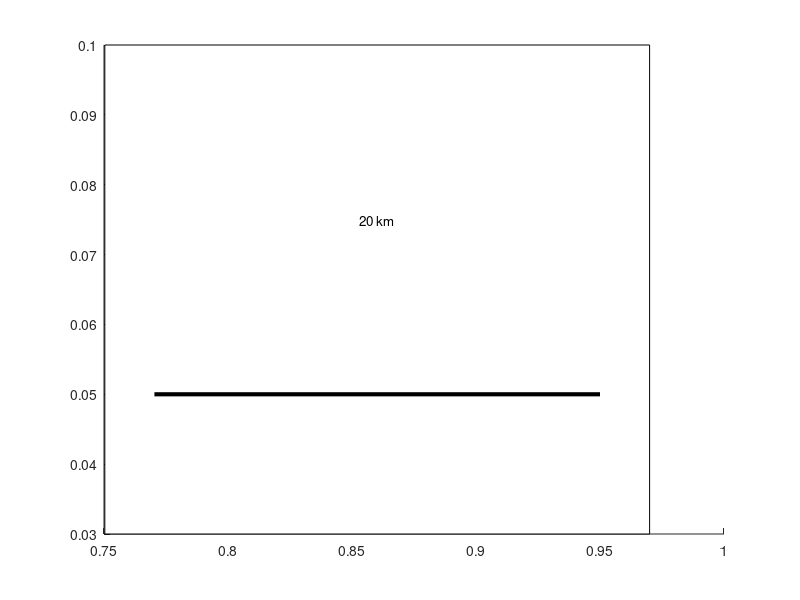

MATLAB code to generate this figure: (Note: this script raises an error after producing the figure.)
function h = makescale(varargin)
%MAKESCALE creates a scale for map data.
%
%   MAKESCALE creates a scale on the current axis based on the current axis
%       limits. The scale is made to occupy 1/5th of the map. It is placed
%       in the southeast corner of the map. The units will either be in
%       milimeters, meters or kilometers, depending on the size of the map.
%
%   MAKESCALE(H_AXIS) creates a scale on the axis specificed by the handle
%       H_AXIS based on the its axes limits. H_AXIS must be a scalar.
%
%   MAKESCALE('width', WIDTH) creates a scale made to occupy up to WIDTH 
%       of the map width.
%       WIDTH is bounded to be between 0.1 and 0.9.
%       If a larger value is passed in, 0.9 will be used. 
%       If a smaller value is passed in, 0.1 will be used.
%
%   MAKESCALE('location', LOCATION) places the scale in the location specified by
%       LOCATION. Acceptable values for location are as follows
%           'northeast'     'ne'
%           'northwest'     'nw'
%           'southeast'     'se'
%           'southwest'     'sw'
%           'north'         'n'
%           'south'         's'
%
%   MAKESCALE('units',UNITS) changes the units systems from SI to imperial
%       units. UNITS should be either 'si' or 'imp' The units displayed
%       are automatically switched between milimeters, meters, and
%       kilometers for the SI system, or between inches, feet, and statuate
%       miles for the imperial system.
%
%   H = MAKESCALE(...) outputs H, a 3x1 containing the handles of the of 
%       box, line, and text.
%
%   Any number of these input sets may be passed in any order.
%
%   The map scale will automatically be updated as the figure is zoomed,
%       panned, resized, or clicked on. It will not, however, be updated
%       upon using the commands "axis", "xlim", or "ylim" as these do not
%       have callback functionality.
%
%   Example:
%       load conus
%       figure
%       plot(uslon,uslat);
%       makeScale
%
%   Example: Placed in the south
%       load conus
%       figure
%       plot(uslon,uslat);
%       makeScale('south')
%
%   Example: Half the size of the Window
%       load conus
%       figure
%       plot(uslon,uslat);
%       makeScale(0.5,'south')
%
%   Example: Use Imperial Units
%       load conus
%       figure
%       plot(uslon,uslat);
%       makeScale(0.5,'south','units','imp')
%
%   Example: Zooming In
%       load conus
%       figure
%       plot(uslon,uslat);
%       makeScale(0.5,'south')
%       zoom(2)
%
%   Note: This assumes axis limits are in degrees. The scale is sized
%       correctly for the center latitude of the map. As the size of 
%       degrees longitude change with latitude, the scale becomes invalid 
%       with very large maps. Spherical Earth is assumed. Ideally, the map
%       will be proportioned correctly in order to reflect the relationship
%       between a degree latitude and a degree longitude at the center of 
%       the map.
%
% By Jonathan Sullian - October 2011
% Modified by Zohar Bar-Yehuda for plot_google_map - April 2018

% Parse Inputs
[anum, latlim, lonlim, width, location, units, set_callbacks] = parseInputs(varargin{:});
if ~isreal(width)
    error('MAKESCALE:MapWithVal','MAPWIDTH must be a real number')
end

% Bound the width
width = min(max(width,0.1),0.9);
earthRadius = 6378137;

% Get the distance of the map
mlat = mean(latlim);
if abs(mlat) > 90;
    d = 0;
else
    d = earthRadius.*cosd(mlat).*deg2rad(diff(lonlim));
end
dlat = diff(latlim);
dlon = diff(lonlim);

% Calculate the distance of the scale bar
% rnd2 = floor(log10(d/scale))-1;

% Make the text string
if strcmpi(units,'si')
    dscale = round_scale(d*width);
    if d*width > 1e3
        dst = num2str(dscale/1e3);
        lbl = ' km';
    elseif d*width > width
        dst = num2str(dscale);
        lbl = ' m';
    else
        dst = num2str(dscale*1e3);
        lbl = ' mm';
    end
else
    if d*width > 1/0.000621371192        
        dscale = round_scale(d*width*0.000621371192);        
        dst = num2str(dscale);
        lbl = ' mi';
        dscale = dscale/0.000621371192;
    elseif d*width > 0.3048        
        dscale = round_scale(d*width/0.30482);
        dst = num2str(dscale);
        lbl = ' ft';
        dscale = dscale*.3048;
    else        
        dscale = round2(d*width/0.30482*12);
        dst = num2str(dscale);
        lbl = ' in';
        dscale = dscale/12*.3048;
    end
end

% Get the postions
d1 = [-0.02 0.05];
issouth = 0;
iseast = 0;
iswest = 0;
switch lower(location)
    case {'southeast','se'}
        issouth = 1;
        iseast = 1;
    case {'northeast','ne'}
        iseast = 1;
    case {'southwest','sw'}
        issouth = 1;
        iswest = 1;
    case {'northwest','nw'}
        iswest = 1;
    case {'north','n'}
    case {'south','s'}
        issouth = 1;
end

if issouth
    slat = latlim(1)+0.05*diff(latlim);
else
    slat = latlim(end)-0.08*diff(latlim);
end

if iseast
    slon = lonlim(end)-0.05*diff(lonlim);
    slon = [slon slon-rad2deg(dscale./(earthRadius.*cosd(mlat)))];
    slat = [slat slat];
elseif iswest
    slon = lonlim(1)+0.05*diff(lonlim);
    slon = [slon slon+rad2deg(dscale./(earthRadius.*cosd(mlat)))];
    slat = [slat slat];
    slon = fliplr(slon);
else
    slon = mean(lonlim);
    slon = slon + [-rad2deg(dscale./(earthRadius.*cosd(mlat)))/2 rad2deg(dscale./(earthRadius.*cosd(mlat))/2)];
    slat = [slat slat];
    slon = fliplr(slon);
end

% Get the box location
blat = [slat([2 1])+[d1(1)*dlat d1(2)*dlat] slat([1 2])+[d1(2)*dlat d1(1)*dlat]];
blat = blat([2:4 1]);
blon = [slon+[0.02*dlon -0.02*dlon] slon([2 1])+[-0.02*dlon 0.02*dlon]];

% Delete Old Scale
aold = gca;
axes(anum);
ch = get(anum,'Children');
isOldScale = strcmpi(get(ch,'Tag'),'MapScale');
delete(ch(isOldScale));

% Make the scale
washold = ishold;
hold on
hbox = patch(blon,blat,'w');
set(hbox,'Tag','MapScale');
hline = plot(slon,slat,'k','LineWidth',3);
set(hline,'Tag','MapScale');
units_axis = get(gca,'Units');
set(gca,'Units','Inches')
pos = get(gca,'OuterPosition');
sz = mean(pos(4));
htext = text(mean(blon),mean(blat)+.01*dlat,[dst lbl],'HorizontalAlignment','center','FontSize',sz*2.3);
hzoom = zoom;
hpan = pan(gcf);
set(htext,'Tag','MapScale')
set(gca,'Units',units_axis);

% Output Handles
if nargout > 0
    h = [hbox; hline; htext];
end

% Restore Hold Off
if ~washold
    hold off
end

% Set Resizer/Zoom/Pan/Click Callbacks
if set_callbacks
    set(gcf,'ResizeFcn',{@ChangeTextSize,gca,htext});
    set(hzoom,'ActionPostCallback',{@remakeZoomPanClick,anum,location,width,units});
    set(hpan,'ActionPostCallback',{@remakeZoomPanClick,anum,location,width,units});
    set(anum,'ButtonDownFcn',{@remakeZoomPanClick,anum,location,width,units});
end
axes(aold);

% Output Handles
if nargout > 0
    h = [hbox; hline; htext];
end

% Restore Hold Off
if ~washold
    hold off
end


function x = round2(x,base)
x = round(x./base).*base;

function scale = round_scale(scale)
pow = floor(log10(scale));
scale = scale / 10^pow;
if scale >= 5
    scale = 5;
elseif scale >= 2
    scale = 2;
elseif scale >= 1
    scale = 1;
end
scale = scale * 10^pow;

% Change the text font on figure resize.
function ChangeTextSize(~,~,anum,htext)
units = get(anum,'Units');
set(anum,'Units','Inches')
pos = get(anum,'OuterPosition');
sz = mean(pos(4));
set(htext,'FontSize',sz*2.3);
set(anum,'Units',units);

function remakeZoomPanClick(~,~,anum,location,width,units)
makescale(anum, 'location', location, 'width', width, 'units', units);

function [anum, latlim, lonlim, width, location, units, set_callbacks] = parseInputs(varargin)
% Default Values
anum = gca;
width = 0.2;
location = 'se';
units = 'si';
set_callbacks = 1;

% Loop through number of arguments in
ii = 1;
while ii <= length(varargin)    
    % Either a axis number, or a scale value
    if ii == 1 && isscalar(varargin{ii}) && ishandle(varargin{ii})
        % Check if it's an axis handle
        pos = get(varargin{ii},'ActivePositionProperty');
        if strcmpi(pos,'outerposition')
            anum = varargin{ii};            
        end   
        
        ii = ii + 1;
        
    elseif ischar(varargin{ii})
        param_name = lower(varargin{ii});
        if strcmpi(param_name, 'units')
            units = lower(varargin{ii+1});
            if ~ismember(units, {'si', 'imp'})                
                error('MAKESCALE:UNITS', 'UNITS must be one of the following: si, imp')
            end
            ii = ii + 2;
        elseif strcmpi(param_name, 'location')
            location = lower(varargin{ii+1});
            locs = {'northeast','ne','north','n','southeast','se','south',...
                's','southwest','sw','northwest','nw'};
            if ~ismember(location,locs)
                locOut = 'northeast, ne, north, n, southeast, se, south, s, southwest, sw, northwest, nw';
                error('MAKESCALE:LOCS',['LOCATION must be one of the following: ' locOut])
            end            
            ii = ii + 2;        
        elseif strcmpi(param_name, 'width')
            width = varargin{ii+1};
            ii = ii + 2;
        elseif strcmpi(param_name, 'set_callbacks')
            set_callbacks = varargin{ii+1};
            ii = ii + 2;
        else
            error('MAKESCALE:PARAM',['Unrecognized parameter: ' varargin{ii}]);
        end
    end
end

% Get limits
latlim = get(anum,'YLim');
lonlim = get(anum,'XLim');
